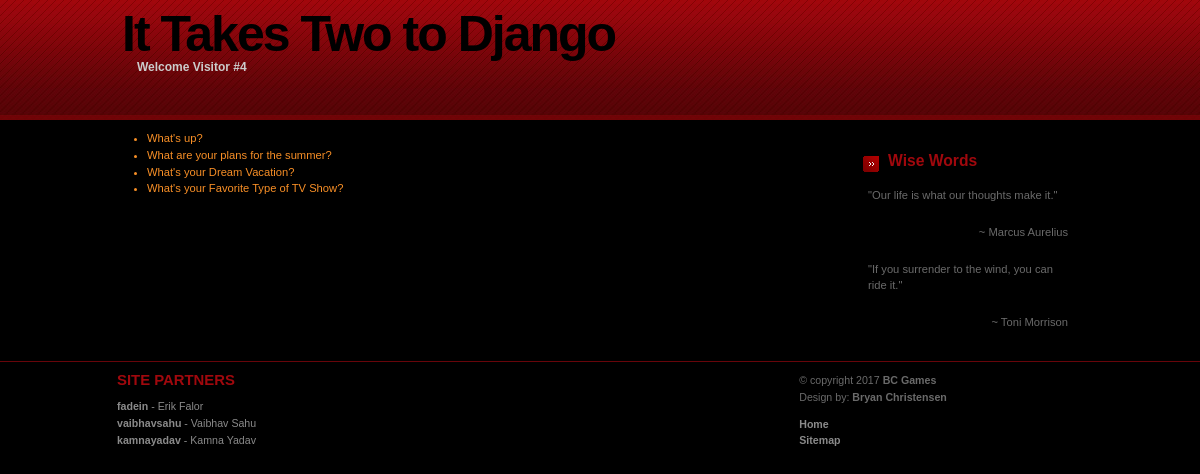
The page / on the database its author committed.
### polls/models.py (models this page shows, shortened)
class Question(models.Model):
  question_text = models.CharField(max_length=200)
  pub_date = models.DateTimeField('date published')
  def was_published_recently(self):
    now = timezone.now()
    return now - datetime.timedelta(days=1) <= self.pub_date <= now
  was_published_recently.admin_order_field = 'pub_date'
  was_published_recently.boolean = True
  was_published_recently.short_description = 'Published recently?'

### polls/views.py (the view)
# urls.py: url(r'^$', views.index, name='index'),
def index(request):
  row, create = PageCount.objects.get_or_create(page='index')
  row.count += 1
  row.save()
  latest_question_list = Question.objects.order_by('pub_date')[:5]
  context = {
    'latest_question_list': latest_question_list,
    'pagecount': str(row.count),
    }
  return render(request, 'polls/index.html', context)

### polls/templates/polls/index.html
{% load staticfiles %}
<link rel="stylesheet" type="text/css" href="{% static 'polls/style.css' %}" />
<div id="header"><div id="header-content">
    <h1 id="logo">It Takes Two to Django</h1>
    <h2 id="slogan">Welcome Visitor #{{ pagecount }}</h2>
</div></div>
<div id="content-wrap"><div id="content">
    <div id="sidebar">
        <div class="sidebox">
				<h1>Wise Words</h1>
				<p>&quot;Our life is what our thoughts make it.&quot;</p>
				<p class="align-right">~ Marcus Aurelius</p>
				<p>&quot;If you surrender to the wind, you can ride it.&quot;</p>
				<p class="align-right">~ Toni Morrison</p>
			</div>
    </div>
    <div id="main">
        {% if latest_question_list %}
            <ul>
            {% for question in latest_question_list %}
                <li><span><a href="{% url 'polls:detail' question.id %}">{{ question.question_text }}</a></span></li>
            {% endfor %}
            </ul>
        {% else %}
            <p>No polls are available.</p>
        {% endif %}
    </div>
</div></div>
<div id="footer"><div id="footer-content">
    <div class="col float-left">
        <h2>Site Partners</h2>
			<ul>
				<li><a href="https://c9.io/fadein/"><strong>fadein</strong> - Erik Falor</a></li>
				<li><a href="https://c9.io/vaibhavsahu/"><strong>vaibhavsahu</strong> - Vaibhav Sahu</a></li>
				<li><a href="https://c9.io/kamnayadav/"><strong>kamnayadav</strong> - Kamna Yadav</a></li>
			</ul>
    </div>
    <div class="col2 float-right">
			<p>
			&copy; copyright 2017 <strong>BC Games</strong><br />
			Design by: <strong>Bryan Christensen</strong>&nbsp; &nbsp;
			<ul>
				<li><a href="{% url 'polls:index' %}"><strong>Home</strong></a></li>
				<li><a href="{% url 'polls:index' %}"><strong>Sitemap</strong></a></li>
			</ul>
		</div>
</div></div>

### polls/static/polls/style.css (style rules this page uses)
* { padding: 0; margin: 0; }
a { color: #F88F26; background-color: inherit; text-decoration: none }
h1, h2, h3 { font: bold 1.3em 'Trebuchet MS', Arial, Sans-serif; color: #A0080D; }
h1 { font-size: 1.6em; }
h2 { font-size: 1.4em; text-transform:uppercase; }
#sidebar h1 { font: bold 1.4em 'Trebuchet MS', Arial, Sans-serif; background: #000 url(arrow.gif) no-repeat 10px .7em; padding: 7px 0 7px 35px; color: #A0080D; }
p, h1, h2, h3 { margin: 0; padding: 10px 15px; }
ul, ol { margin: 10px 30px; padding: 0 15px; color: #F88F26; }
ul span, ol span { color: #CCC; }
#header-content, #footer-content, #content { width: 83%; }
#header { background: #444 url(headerbg.jpg) repeat-x 0 0; height: 120px; text-align: left; }
#header-content { position: relative; margin: 0 auto; padding: 0; }
#header-content #logo { position: absolute; font: bold 50px Verdana, 'Trebuchet Ms', Sans-serif; letter-spacing: -2px; color: #000; margin: 0; padding: 0; top: 5px; left: 20px; }
#header-content #slogan { position: absolute; font: bold 12px 'Trebuchet Ms', Sans-serif; text-transform: none; color: #CCC; margin: 0; padding: 0; top: 60px; left: 35px; }
#content-wrap { clear: both; float: left; background: #000; width: 100%; }
#content { text-align: left; padding: 0; margin: 0 auto; }
#sidebar { float: right; width: 260px; margin: 10px 0; padding: 0; }
#sidebar .sidebox { background: #000; margin: 5px 15px 10px 15px; }
#main { margin: 10px 0; padding: 0 270px 0 0; }
#footer { clear: both; margin: 0; padding: 0; border-top: 1px solid #68050A; font-size: 95%; text-align: left; }
#footer h2, #footer p { padding-left: 0; }
#footer-content { margin: 0 auto; }
#footer-content a { text-decoration: none; color: #8A8A8A; }
#footer-content ul { list-style: none; margin: 0; padding: 0; }
#footer-content .col { width: 32%; padding: 0 5px 30px 15px; }
#footer-content .col2 { width: 30%; padding: 0 0 30px 0; }
.float-left { float: left; }
.float-right { float: right; }
.align-right { text-align: right; }

### rows shown on the page
Question: question_text "What's up?"
Question: question_text "What are your plans for the summer?"
Question: question_text "What's your Dream Vacation?"
Question: question_text "What's your Favorite Type of TV Show?"

### other values the page prints
{{ pagecount }} "4"
